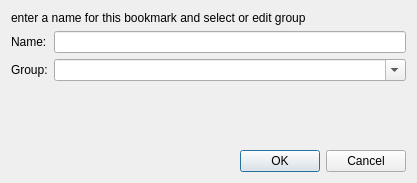
<?xml version="1.0" encoding="UTF-8"?>
<ui version="4.0">
 <class>AddBookmarkDlg</class>
 <widget class="QDialog" name="AddBookmarkDlg">
  <property name="geometry">
   <rect>
    <x>0</x>
    <y>0</y>
    <width>417</width>
    <height>183</height>
   </rect>
  </property>
  <property name="windowTitle">
   <string>Add bookmark</string>
  </property>
  <layout class="QGridLayout" name="gridLayout">
   <item row="0" column="0" colspan="2">
    <widget class="QLabel" name="label">
     <property name="text">
      <string>enter a name for this bookmark and select or edit group</string>
     </property>
    </widget>
   </item>
   <item row="1" column="0">
    <widget class="QLabel" name="label_2">
     <property name="text">
      <string>Name:</string>
     </property>
    </widget>
   </item>
   <item row="1" column="1">
    <widget class="QLineEdit" name="lineEditName"/>
   </item>
   <item row="2" column="0">
    <widget class="QLabel" name="label_3">
     <property name="text">
      <string>Group:</string>
     </property>
    </widget>
   </item>
   <item row="2" column="1">
    <widget class="QComboBox" name="comboBoxGroup">
     <property name="editable">
      <bool>true</bool>
     </property>
    </widget>
   </item>
   <item row="3" column="1">
    <spacer name="verticalSpacer">
     <property name="orientation">
      <enum>Qt::Vertical</enum>
     </property>
     <property name="sizeHint" stdset="0">
      <size>
       <width>20</width>
       <height>40</height>
      </size>
     </property>
    </spacer>
   </item>
   <item row="4" column="0" colspan="2">
    <widget class="QDialogButtonBox" name="buttonBox">
     <property name="orientation">
      <enum>Qt::Horizontal</enum>
     </property>
     <property name="standardButtons">
      <set>QDialogButtonBox::Cancel|QDialogButtonBox::Ok</set>
     </property>
    </widget>
   </item>
  </layout>
 </widget>
 <resources/>
 <connections>
  <connection>
   <sender>buttonBox</sender>
   <signal>accepted()</signal>
   <receiver>AddBookmarkDlg</receiver>
   <slot>accept()</slot>
   <hints>
    <hint type="sourcelabel">
     <x>248</x>
     <y>254</y>
    </hint>
    <hint type="destinationlabel">
     <x>157</x>
     <y>274</y>
    </hint>
   </hints>
  </connection>
  <connection>
   <sender>buttonBox</sender>
   <signal>rejected()</signal>
   <receiver>AddBookmarkDlg</receiver>
   <slot>reject()</slot>
   <hints>
    <hint type="sourcelabel">
     <x>316</x>
     <y>260</y>
    </hint>
    <hint type="destinationlabel">
     <x>286</x>
     <y>274</y>
    </hint>
   </hints>
  </connection>
 </connections>
</ui>
